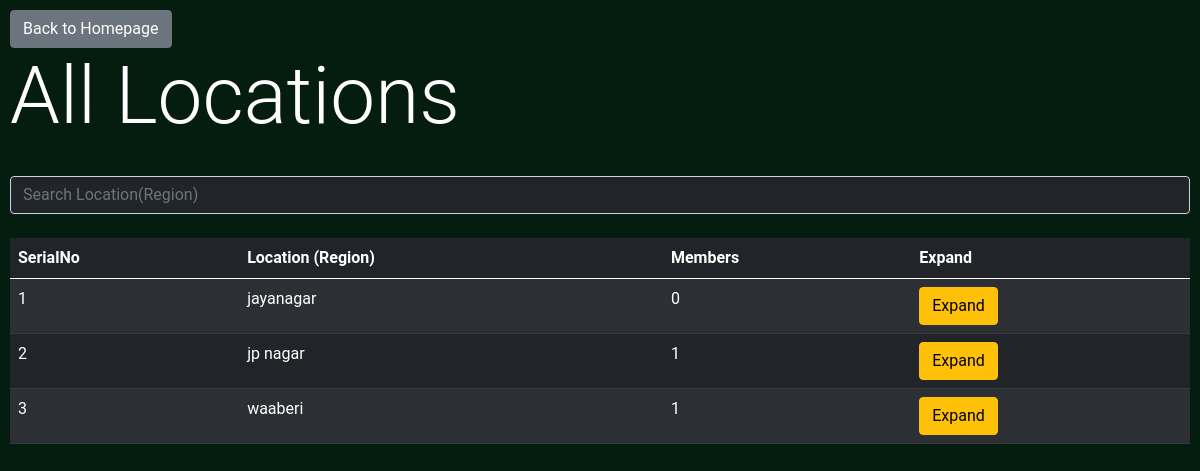
The app's page /admin/viewdata/locations (signed in) with its own data.
### BusManager/models.py (models this page shows, shortened)
class LocationModel(db.Model):
	id = db.Column(db.Integer, primary_key=True)
	location_name = db.Column(db.String)

### BusManager/admin/routes.py (the view)
@admin.route('/viewdata/locations')
@login_required
def data_locations():
	locations = LocationModel.query.all()
	data = []
	for L in locations:
		data.append({
			'location_name': L.location_name,
			'id': L.id,
			'members': len(L.students.all()) #+ len(L.drivers.all()),
		})
	return render_template('getdata/locations.html', locations=data, title='Locations')

### BusManager/models.py (called while the page is built)
@login_manager.user_loader
def load_user(user_id):
    return AdminUser.query.get(int(user_id))

### BusManager/templates/getdata/locations.html (shortened to what this page needs)
{% extends 'bs_layout.html' %}
{% block content %}
<a class="btn btn-secondary" href="{{url_for('admin.admin_home')}}">Back to Homepage</a>
<h1 class='display-1'>All Locations</h1>
<br>
<input type="text" id="searchbar" class="form-control bg-dark text-light" placeholder="Search Location(Region)" onkeyup="tableFilterer(1)"><br>
<table class="table table-striped table-dark" id="tbl">
  <thead>
    <tr>
    <th scope="col">SerialNo</th>
      <th scope="col">Location (Region)</th>
	  <th scope="col">Members</th>
      <th scope="col">Expand</th>
    </tr>
  </thead>
  <tbody id='tbdy'>
    {% for e in locations %}
       <tr data-id="-1">
       <td>{{loop.index}}</td>
        <td>{{e['location_name']}}</td>
        <td>{{e['members']}}</td>
        <td><button class="btn btn-warning" onclick=Expand({{e['id']}})>Expand</button></td>
      </tr>
    {% endfor %}
  </tbody>
</table>
{% endblock content %}

### BusManager/static/main.css (style rules this page uses)
body { background-color: rgb(4, 29, 15); color: white; padding: 10px; font-family: 'Roboto', sans-serif; }

### records on screen
LocationModel: location_name "jayanagar", members "0"
LocationModel: location_name "jp nagar", members "1"
LocationModel: location_name "waaberi", members "1"
